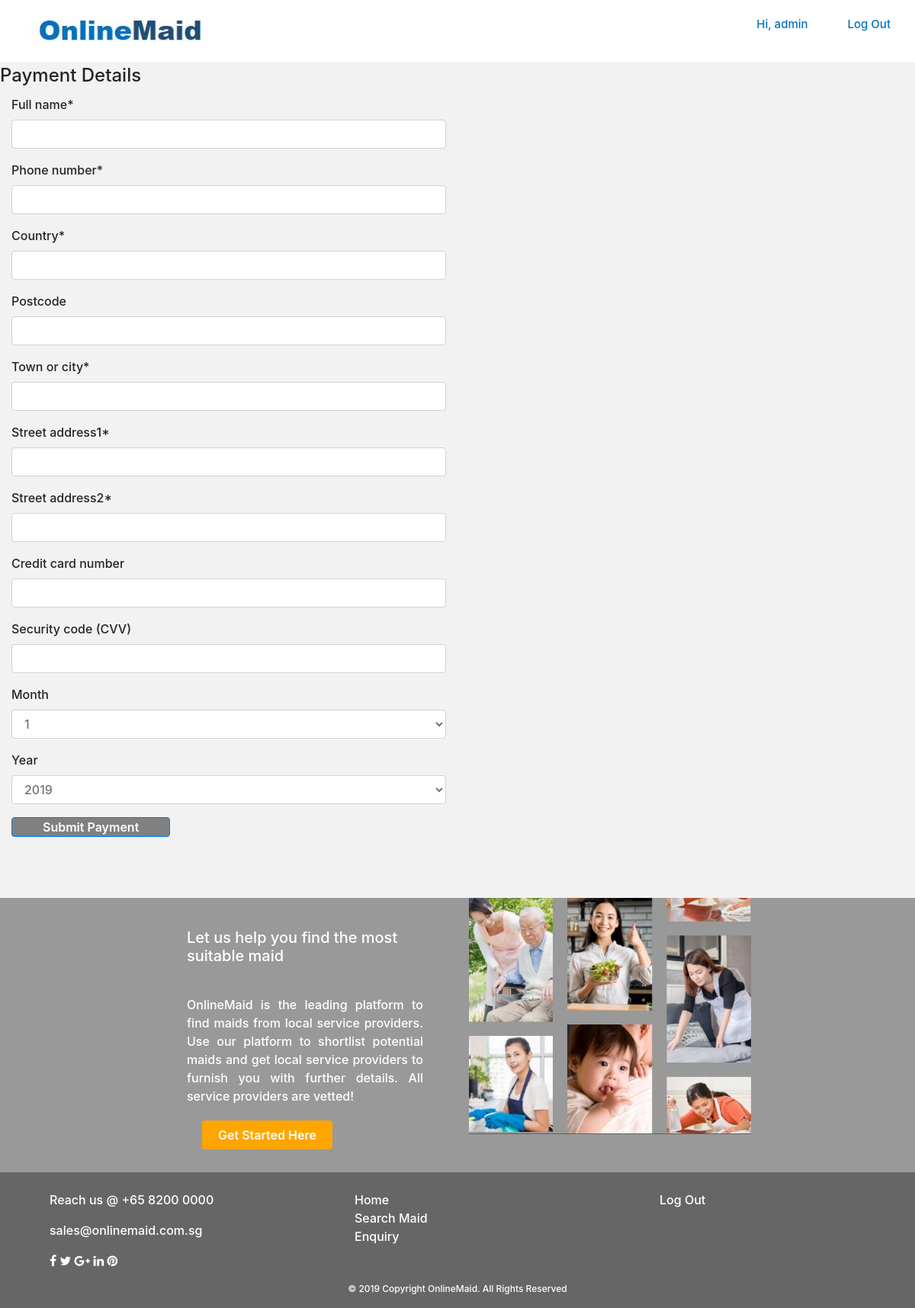
The app's page /payment/charge (signed in), older data.
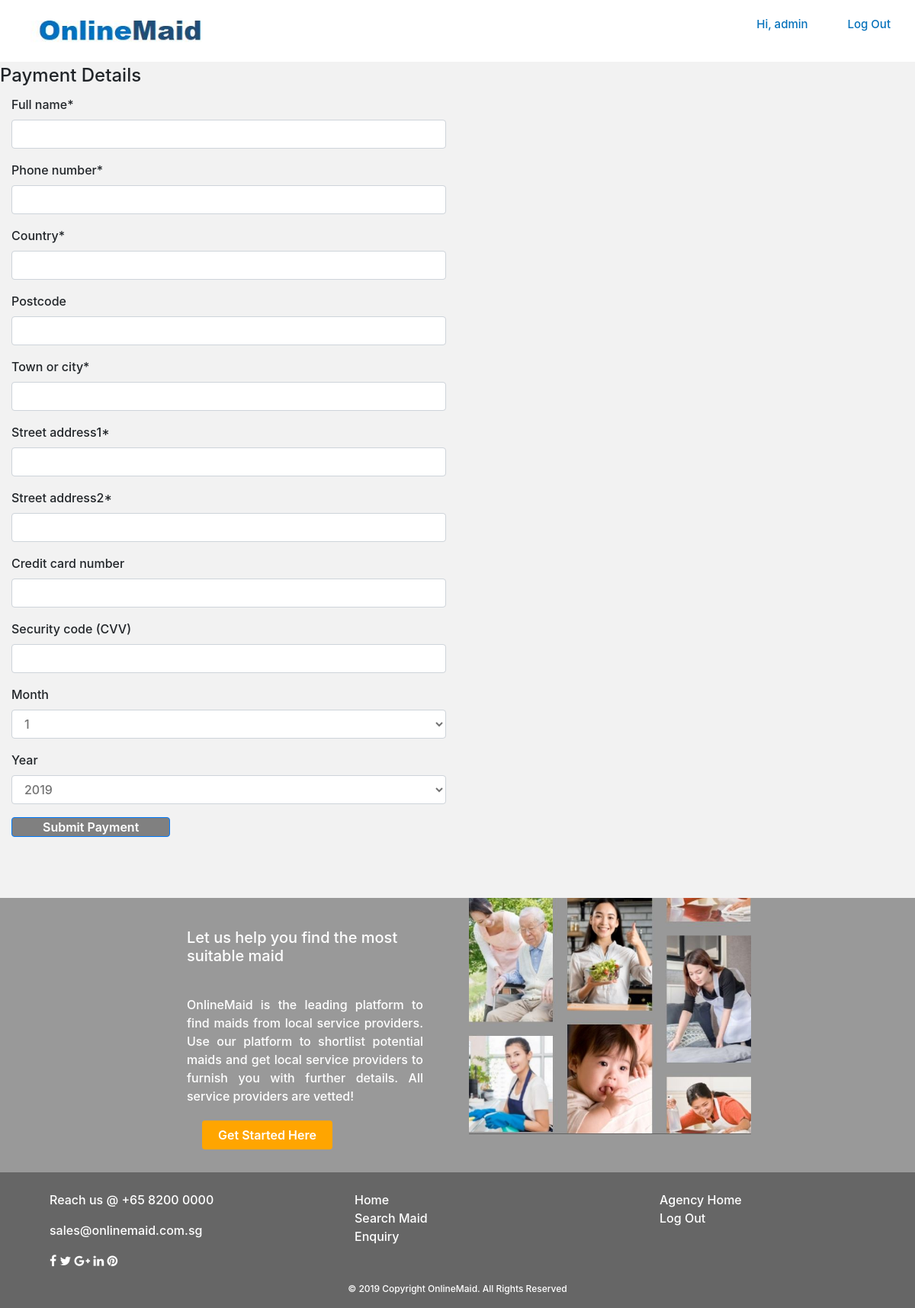
The same page, newer data.
### payment/views.py (the view, shortened to what this page needs)
# urls.py: path('charge', charge, name='charge')
def charge(request):
    amount = calculate_cart_cost(request)
    if request.method == 'GET':
        order_form = OrderForm()
        payment_form = PaymentForm()
        return render(request, 'charge.html', {
            'order_form' : order_form,
            'payment_form' : payment_form,
            'amount' : amount,
            'publishable': settings.STRIPE_PUBLISHABLE_KEY
        })

### payment/forms.py
class OrderForm(forms.ModelForm):
    class Meta:
        model = Charge
        fields = (
            'full_name', 'phone_number', 'country', 'postcode',
            'town_or_city', 'street_address1', 'street_address2'
        )

class PaymentForm(forms.Form):
    MONTH_CHOICES = [(i, i) for i in range(1, 12)] # [ (1,1), (2,2), (3,3), (4,4) ... ]
    YEAR_CHOICES = [(i, i) for i in range(2019, 2036)] # [ (2019, 2019), (2020, 2020), (2021, 2021)...]
    credit_card_number = forms.CharField(label='Credit card number', required=False)
    cvv = forms.CharField(label='Security code (CVV)', required=False)
    expiry_month = forms.ChoiceField(label='Month', choices=MONTH_CHOICES, required=False)
    expiry_year = forms.ChoiceField(label='Year', choices=YEAR_CHOICES, required=False)
    stripe_id = forms.CharField(widget=forms.HiddenInput)

### payment/views.py (called while the page is built)
def calculate_cart_cost(request):
    all_cart_items = CartItem.objects.filter(owner=request.user)
    amount = 0
    for cart_item in all_cart_items:
        amount += cart_item.plan.price * cart_item.month
    return amount

### payment/templates/charge.html (shortened to what this page needs)
{% extends 'webfront_base.html' %}
{% load crispy_forms_tags %}
{% load static %}
{%block content %}
<form role="form" method="POST" id="payment-form">
    <legend>Payment Details</legend>
    <div class="form-group col-md-6">
        {{ order_form | crispy }}
    </div>
    <div class="form-group col-md-6">
        {{ payment_form | crispy }}
    </div>
    <div class="form-group col-md-12">
        <input class=" btn btn-primary" id="submit_payment_btn" name="commit" type="submit" value="Submit Payment">
    </div>
{% endblock %}

### template/webfront_base.html (shortened to what this page needs)
{% load static %}
<!DOCTYPE html>
<html lang="en">
<head>
    <link rel="stylesheet" href="https://stackpath.bootstrapcdn.com/bootstrap/4.3.1/css/bootstrap.min.css" type="text/css" />
    <link rel="stylesheet" href="https://stackpath.bootstrapcdn.com/font-awesome/4.7.0/css/font-awesome.min.css" type="text/css" />
    <link rel="stylesheet" href="https://cdnjs.cloudflare.com/ajax/libs/hover.css/2.1.1/css/hover-min.css" type="text/css" />
    <link rel="stylesheet" href="{% static "style.css" %}"type="text/css" />
</head>
<body>
<header>
  <nav class="navbar navbar-expand-lg navbar-light bg-white">
  <a class="navbar-brand" href="{% url 'index' %}"><img id="logo" class="pl-4 img-fluid d-md-block" src="{% static "images/logo.jpg" %}" alt=""></a>
  <div class="collapse navbar-collapse" id="navbarSupportedContent">
    <ul class="nav pull-right">
      {% if user.is_authenticated %}
        <li class="nav-item">
          <p class=nav-link>Hi, {{ user.username }}</p>
        </li>
         <li>
          <a class="nav-link" href="{% url 'logout' %}">Log Out</a>
        </li>
        {% endif %}
    </ul>
  </div>
</nav>
</header>
{% block content %}{% endblock %}
<article>
  <section>
  <div class="row enquiry-container">
    <div class="col-md-2"></div>
    <div class="col-md-4">
      <h5 class ="enquiry-header">Let us help you find the most suitable maid</h5>
      <p class ="enquiry-content text-justify">OnlineMaid is the leading platform to find maids from local service providers.  Use our platform to shortlist potential maids and get local service providers to furnish you with further details. All service providers are vetted!</p>
      <button type="button" class="btn enquiry-btn" onclick="location.href='{% url 'contactus' %}'">Get Started Here</button>
    </div>
    <div class="col-md-4 ">
      <img class="img-responsive w-100" src="{% static "images/enquiry-image.jpg" %}" alt="Card image cap">
  </div>
    <div class="col-md-2"></div>
  </div>
  </section>
</article>
<footer class="page-footer font-small footer-style pt-4">
  <div class="container-fluid text-center text-md-left">
    <div class="row d-flex justify-content-around">
      <div class=" footer-left col-md-3 mt-md-0 mt-3">
        <p class="footer-content">Reach us @ +65 8200 0000</p>
        <p class= "footer-content">sales@onlinemaid.com.sg</p>
        <a href="#" class="social so1 fa fa-facebook"></a>
        <a href="#" class="social fa fa-twitter"></a>
        <a href="#" class="social fa fa-google-plus"></a>
        <a href="#" class="social fa fa-linkedin"></a>
        <a href="#" class="social fa fa-pinterest"></a>
      </div>
      <div class="col-md-3 mb-md-0 mb-3">
        <ul class="list-unstyled">
          <li>
            <a href="{% url 'index' %}">Home</a>
          </li>
          <li>
            <a href="{% url 'searchmaid' %}">Search Maid</a>
          </li>
          <li>
            <a href="{% url 'contactus' %}">Enquiry</a>
          </li>
        </ul>
      </div>
      <div class="col-md-3 mb-md-0 mb-3">
        <ul class="list-unstyled">
          {% if user.is_authenticated %}
          {% if user.role == "Agency" %}
          <li>
            <a href="{% url 'enquiry' %}">Agency Home</a>
          </li>
          {% endif %}
          <li>
            <a href="{% url 'logout' %}">Log Out</a>
          </li>
          {% endif %}
        </ul>
      </div>
    </div>
  </div>
  <div class="footer-copyright text-center py-3">© 2019 Copyright OnlineMaid.  All Rights Reserved</div>
</footer>
</body>
</html>

Row changes from the older to the newer data that the page shows:
changed User "admin": role "Employer" → "Agency" (drawn)
Text that changed along with them:
text now shown: "Agency Home"
